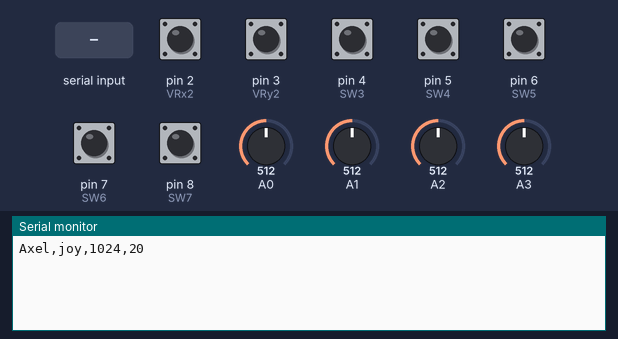
The sketch below on a simulated Arduino Uno, built with avr-gcc and run on an emulated ATmega328P. On the bench: the last lines printed to the serial monitor. Inputs (shaded band) come from the test bench; at power-on: pin 2 (VRx2), pin 3 (VRy2), pin 4 (SW3), pin 5 (SW4), pin 6 (SW5), pin 7 (SW6), pin 8 (SW7) HIGH, A0 = 512, A1 = 512, A2 = 512, A3 = 512.

Above: at 1.2 s.
1.3 s: "1\n" received over Serial
At 1.38 s:
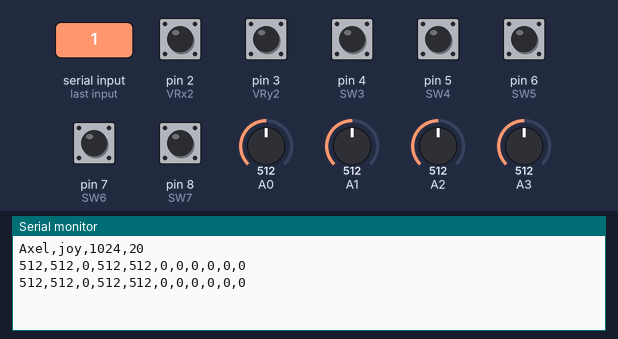
3.2 s: A0 set to 716
At 3.24 s:
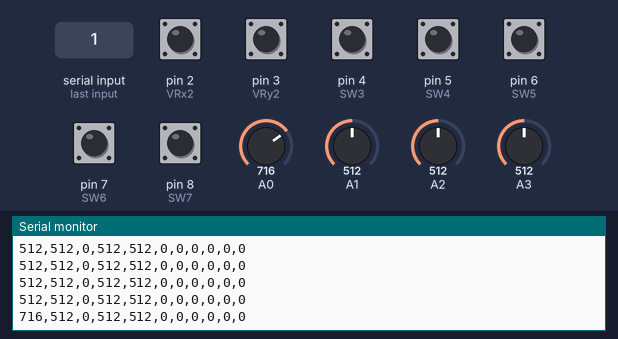
4.7 s: A1 set to 716
At 4.74 s:
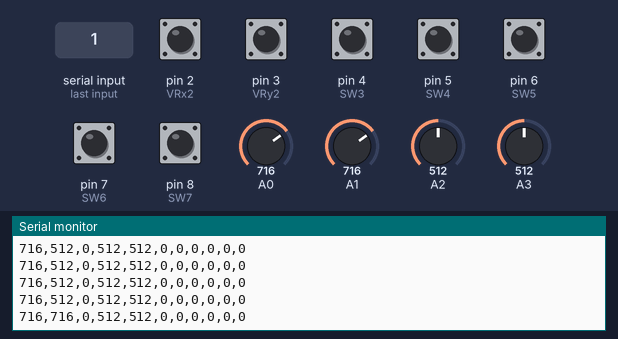
6.2 s: A2 set to 716
At 6.24 s:
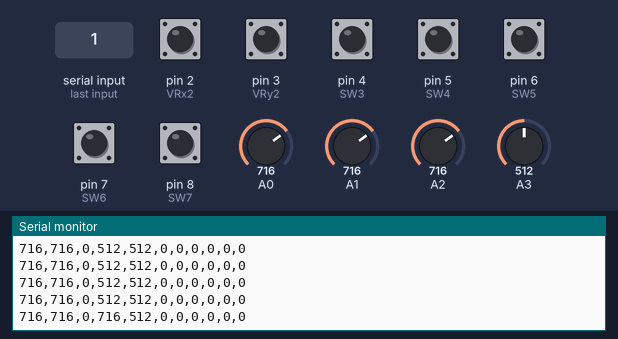
7.7 s: A3 set to 716
At 7.74 s:
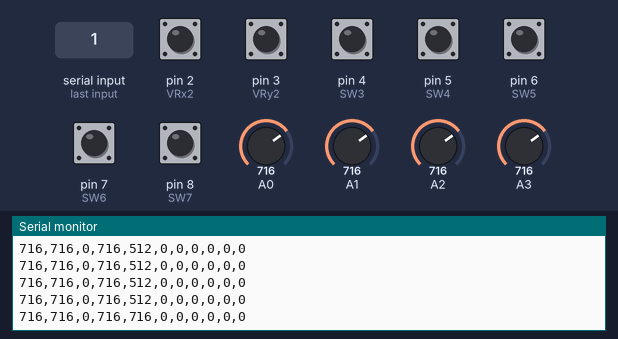
9.2 s: pin 2 (VRx2) pulled LOW for 0.15 s
At 9.24 s:
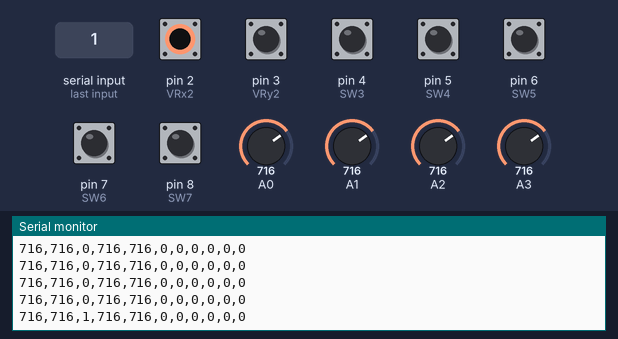

Measured:
- after the input at 1.3 s, the serial monitor: prints a new line at once (image 1)
- after the input at 3.2 s, the serial monitor: prints a new line at once (image 2)
- after the input at 4.7 s, the serial monitor: prints a new line at once (image 3)
- after the input at 6.2 s, the serial monitor: prints a new line at once (image 4)
- after the input at 7.7 s, the serial monitor: prints a new line at once (image 5)
- after the input at 9.2 s, the serial monitor: prints a new line at once (image 6)

The sketch:

joystick_test.ino
```cpp
#include "parametre.h"

String spa = sspace;
String serData = "";
bool armME = false;
bool debug = debugb;  // ak chcem dostávať čistý výstup z arduina tak to nechám vypnuté
String debugs = "debug:";
const byte  VRx1 = _VRx1, VRy1 = _VRy1,
            VRx2 = _VRx2, VRy2 = _VRy2,
            SW1 = _SW1, SW2 = _SW2,
            SW3 = _SW3, SW4 = _SW4,
            SW5 = _SW5, SW6 = _SW6,
            SW7 = _SW7;

String maxj = _maxj, joff = _off;

void setup() {
  Serial.begin(SERIAL_BAUD);

  // inicializačné data pre python
  Serial.print(serStart + maxj + spa + joff);
  Serial.print('\n');

  // Joystick 1 setup
  pinMode(SW1, INPUT_PULLUP);
  digitalWrite(SW1, HIGH);

  // Joystick 2 setup
  pinMode(SW2, INPUT_PULLUP);
  digitalWrite(SW2, HIGH);

  // tlačítka setup
  pinMode(SW3, INPUT_PULLUP);
  digitalWrite(SW3, HIGH);
  pinMode(SW4, INPUT_PULLUP);
  digitalWrite(SW4, HIGH);
  pinMode(SW5, INPUT_PULLUP);
  digitalWrite(SW5, HIGH);
  pinMode(SW6, INPUT_PULLUP);
  digitalWrite(SW6, HIGH);
  pinMode(SW7, INPUT_PULLUP);
  digitalWrite(SW7, HIGH);
}

void loop() {

  // čakám kým niečo neni poslané na seriovom porte
  if ((Serial.available() > 0) && (armME == false)) {
    char rec = Serial.read();
    delay(15);

    // ak niečo prečítam z serioveho portu
    if (rec > 0) {

      // a je to 1
      if (rec == '1') {
        // tak zapnem kontinuálne posielanie dát z joisticku a tlačítiek
        armME = true;
      }

      // alebo A
      if (rec == 'A') { // pre debug
        armME = true;
      }
      else {
        // ak nič z toho vyčistím vstup
        rec = "";
      }
    }
  }

  if ((armME == true) && (Serial)) {

    // Joystick 1:
    Serial.print(analogRead(VRx1));
    Serial.print(",");Serial.print(analogRead(VRy1));
    Serial.print(",");Serial.print(!digitalRead(SW1));

    // Joystick 2:
    Serial.print(",");Serial.print(analogRead(VRx2));
    Serial.print(",");Serial.print(analogRead(VRy2));
    Serial.print(",");Serial.print(!digitalRead(SW2));

    // tlačítka
    Serial.print(",");Serial.print(!digitalRead(SW3));
    Serial.print(",");Serial.print(!digitalRead(SW4));
    Serial.print(",");Serial.print(!digitalRead(SW5));
    Serial.print(",");Serial.print(!digitalRead(SW6));
    Serial.print(",");Serial.print(!digitalRead(SW7));
    Serial.print('\n');

    // oneskorenie
    delay(50);
  }
  else {
    delay(100);
  }


}
```

parametre.h
```cpp
#ifndef PARAMETERS_H
#define PARAMETERS_H

#define debugb false

#define serStart "Axel,joy,"
#define sspace ","
#define SERIAL_BAUD 115200

#define _maxj "1024"  // maximum joisticku v každej osi
#define _off "20"     // +- 20 center (dead zone of joystick)

// Joystick 1:
#define _VRx1 0       // X analogovy Pin 0
#define _VRy1 1       // Y analogovy Pin 1
#define _SW1 2        // switch Jozsticku 1 na porte 4


// Joystick 2:
#define _VRx2 2       // X analogovy Pin 2
#define _VRy2 3       // Y analogovy Pin 3
#define _SW2 3        // switch Jozsticku 2 na porte 5

// tlačítka na joystik obale
#define _SW3 4    // digital pin 4
#define _SW4 5    // digital pin 5
#define _SW5 6    // digital pin 6
#define _SW6 7    // digital pin 7
#define _SW7 8    // digital pin 8

#endif
```
